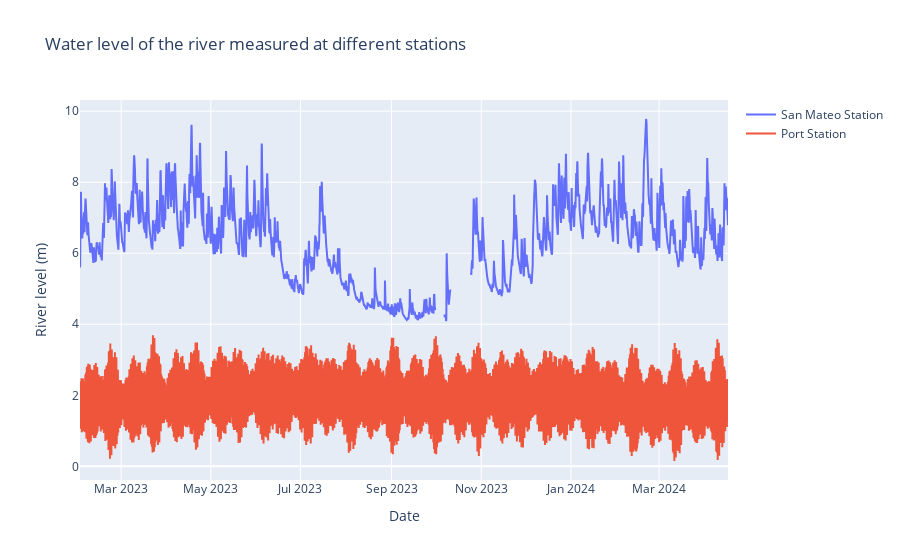

Source (notebook cell):
### Code cell
import pandas as pd
import plotly
from plotly.graph_objs import Figure, Scatter

# Create the first trace
trace1 = Scatter(
    x=df_esm_3h.index,
    y=df_esm_3h['hidro_level_sm'],  # Assuming the first column is the data to plot
    mode='lines',
    name='San Mateo Station'  # Specify a name for the trace
)

# Create the second trace
trace2 = Scatter(
    x=df_esm_3h.index,
    y=df_esm_3h['hidro_level_m1'],  # Assuming the column name for the second data series
    mode='lines',
    name='Port Station'  # Specify a name for the second trace
)

# Define the layout
layout = {
    "title": "Water level of the river measured at different stations",
    "xaxis": {"title": "Date", "type": 'date'},
    "yaxis": {"title": "River level (m)"}
}

# Create the plot with both traces
fig = Figure(data=[trace1, trace2], layout=layout)
fig.show()

### Figure 1 — Plotly figure (JSON) as saved in the notebook; plotly's stock layout.template omitted (floating-point values rounded to 4 significant figures; data arrays with more than 128 entries replaced by an {"elided": "..."} marker saying what was removed)
{"data": [{"mode": "lines", "name": "San Mateo Station", "type": "scatter", "x": {"elided": "3528 str values"}, "y": {"elided": "3528 float values"}}, {"mode": "lines", "name": "Port Station", "type": "scatter", "x": {"elided": "3528 str values"}, "y": {"elided": "3528 float values"}}], "layout": {"title": {"text": "Water level of the river measured at different stations"}, "xaxis": {"title": {"text": "Date"}, "type": "date"}, "yaxis": {"title": {"text": "River level (m)"}}}}
